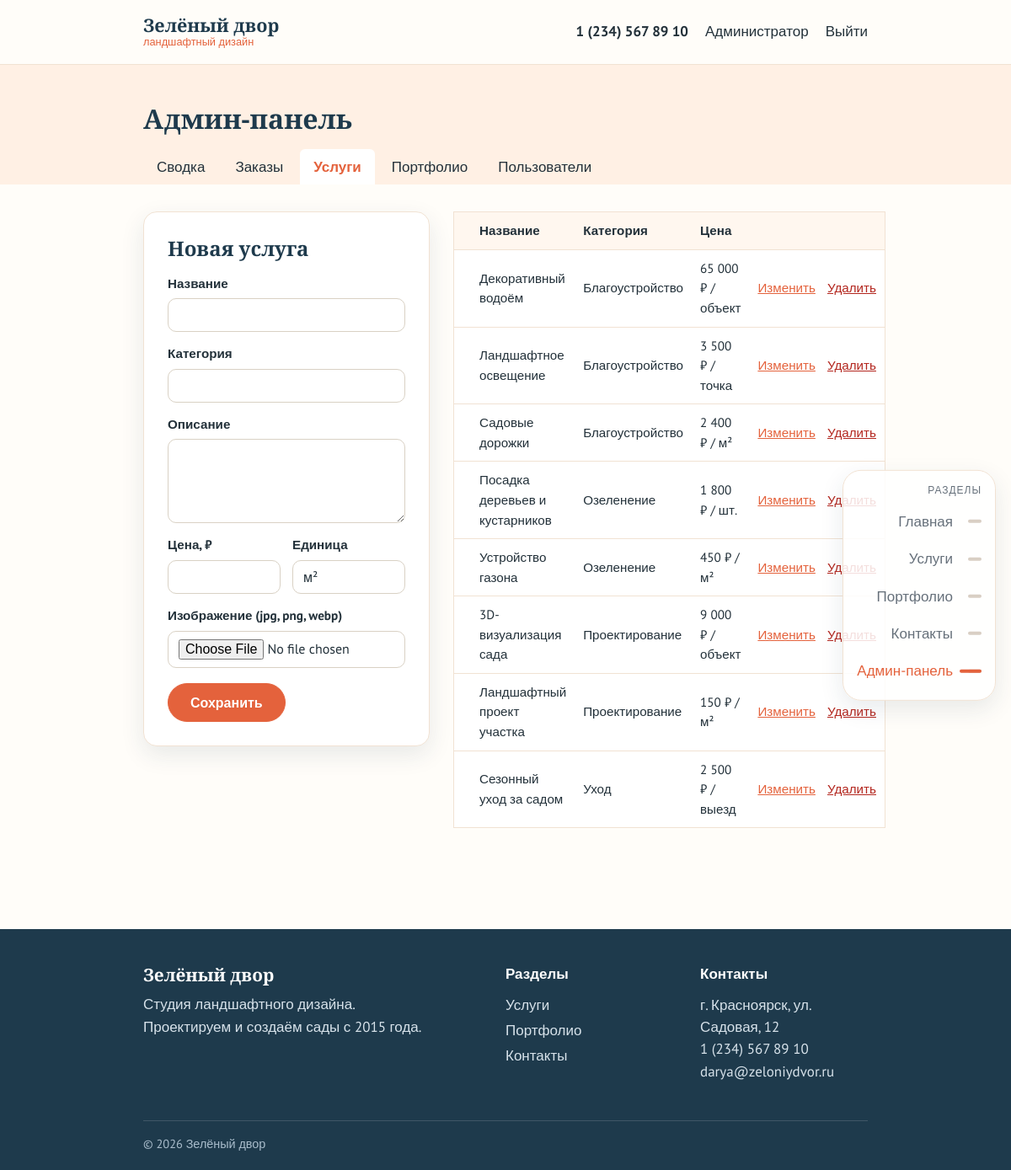
Screenshot of /admin/services.php (signed in) with the database file from the repository.
### tables this page shows
CREATE TABLE services (
    id          INT AUTO_INCREMENT PRIMARY KEY,
    title       VARCHAR(150) NOT NULL,
    category    VARCHAR(50)  NOT NULL,
    description TEXT NOT NULL,
    price       DECIMAL(10, 2) NOT NULL,
    unit        VARCHAR(20)  NOT NULL DEFAULT 'м²',
    image       VARCHAR(255) NOT NULL DEFAULT ''
);

### includes/functions.php (called while the page is built, shortened)
<?php
function db(): PDO
{
    static $pdo = null;
    if ($pdo === null) {
        $pdo = new PDO(
            'mysql:host=' . DB_HOST . ';dbname=' . DB_NAME . ';charset=utf8mb4',
            DB_USER,
            DB_PASS,
            [
                PDO::ATTR_ERRMODE            => PDO::ERRMODE_EXCEPTION,
                PDO::ATTR_DEFAULT_FETCH_MODE => PDO::FETCH_ASSOC,
            ]
        );
    }
    return $pdo;
}
function e($text): string
{
    return htmlspecialchars((string)$text, ENT_QUOTES, 'UTF-8');
}
function money($value): string
{
    return number_format((float)$value, 0, ',', ' ') . ' ₽';
}

### admin/services.php (the view, shortened to what this page needs)
<?php
require_once '../includes/functions.php';
$edit = ['id' => 0, 'title' => '', 'category' => '', 'description' => '', 'price' => '', 'unit' => 'м²', 'image' => ''];
$services   = db()->query('SELECT * FROM services ORDER BY category, title')->fetchAll();
require '../includes/header.php';
require 'nav.php';
?>
<section class="section container admin-layout">
    <form class="form" method="post" enctype="multipart/form-data">
        <h2><?= $edit['id'] ? 'Редактирование услуги' : 'Новая услуга' ?></h2>
        <label>Название <input type="text" name="title" required value="<?= e($edit['title']) ?>"></label>
        <label>Категория
            <input type="text" name="category" required list="categories" value="<?= e($edit['category']) ?>">
        </label>
        <label>Описание <textarea name="description" rows="4" required><?= e($edit['description']) ?></textarea></label>
        <div class="form__row">
            <label>Цена, ₽ <input type="number" name="price" min="0" step="1" required value="<?= e($edit['price']) ?>"></label>
            <label>Единица <input type="text" name="unit" required value="<?= e($edit['unit']) ?>"></label>
        </div>
        <label>Изображение (jpg, png, webp) <input type="file" name="image" accept=".jpg,.jpeg,.png,.webp"></label>
        <button class="btn" type="submit">Сохранить</button>
    </form>
    <table class="table">
        <tr><th></th><th>Название</th><th>Категория</th><th>Цена</th><th></th></tr>
        <?php foreach ($services as $service): ?>
            <tr>
                <td><img class="table__thumb" src="<?= image_url($service['image']) ?>" alt=""></td>
                <td><?= e($service['title']) ?></td>
                <td><?= e($service['category']) ?></td>
                <td><?= money($service['price']) ?> / <?= e($service['unit']) ?></td>
                <td class="table__actions">
                    <a href="?edit=<?= $service['id'] ?>">Изменить</a>
                    <form method="post" data-confirm="Удалить услугу и все её заказы?">
                        <button class="link-button link-button--danger">Удалить</button>
                    </form>
                </td>
            </tr>
        <?php endforeach; ?>
    </table>
</section>
<?php require '../includes/footer.php'; ?>

### assets/css/style.css (style rules this page uses)
:root { --green: #e4623c; --green-dark: #c24a26; --green-light: #fff0e4; --clay: #f0a830; --ink: #1e3a4c; --text: #23313a; --muted: #66707a; --line: #f1e2d3; --bg-light: #fff7ef; --danger: #b3261e; --shadow: 0 10px 28px rgba(30, 58, 76, .10); --font-title: 'PT Serif', Georgia, serif; --font-text: 'PT Sans', Arial, sans-serif; }
* { box-sizing: border-box; }
body { margin: 0; min-height: 100vh; display: flex; flex-direction: column; font: 17px/1.55 var(--font-text); color: var(--text); background: #fffdf9; }
h1, h2, h3 { font-family: var(--font-title); font-weight: 700; line-height: 1.25; margin: 0 0 .6em; color: var(--ink); }
h2 { font-size: 1.75rem; }
a { color: var(--green); }
.container { width: min(1140px, 100% - 32px); margin: 0 auto; }
.section { padding: 64px 0; }
.btn { display: inline-block; padding: 12px 26px; border: 1px solid var(--green); border-radius: 999px; background: var(--green); color: #fff; font: 700 1rem var(--font-text); text-decoration: none; cursor: pointer; }
.btn { transition: background .2s, border-color .2s, color .2s, transform .2s, box-shadow .2s; }
.link-button { background: none; border: 0; padding: 0; color: var(--green); font: inherit; cursor: pointer; text-decoration: underline; }
.link-button--danger { color: var(--danger); }
.form { background: #fff; border: 1px solid var(--line); border-radius: 16px; padding: 28px; align-self: start; box-shadow: var(--shadow); }
.form h1, .form h2 { font-size: 1.5rem; }
.form label { display: block; margin-bottom: 14px; font-weight: 700; font-size: .95rem; }
.form input, .form textarea, .form select { display: block; width: 100%; margin-top: 6px; padding: 9px 12px; border: 1px solid #d9d1c4; border-radius: 10px; font: 1rem var(--font-text); color: var(--text); background: #fff; }
.form__row { display: grid; grid-template-columns: 1fr 1fr; gap: 14px; }
.form .btn { margin: 4px 8px 0 0; }
.page-head--admin + .section { padding-top: 32px; }
.admin-layout { display: grid; grid-template-columns: 340px 1fr; gap: 28px; align-items: start; }
.table { width: 100%; border-collapse: collapse; font-size: .95rem; border: 1px solid var(--line); background: #fff; }
.table th { background: var(--bg-light); text-align: left; padding: 10px; border-bottom: 1px solid var(--line); }
.table td { padding: 10px; border-bottom: 1px solid var(--line); vertical-align: middle; }
.table__actions { white-space: nowrap; }
.table__actions form { display: inline; margin-left: 10px; }
@media (min-width: 901px) { .container { width: min(1140px, 100% - 340px); } }
@media (prefers-reduced-motion: no-preference) { .reveal { opacity: 0; transform: translateY(24px); transition: opacity .7s ease, transform .7s ease; } }
@media (prefers-reduced-motion: no-preference) { .reveal.visible { opacity: 1; transform: none; } }

### rows the page displays
services: title "Декоративный водоём", category "Благоустройство", price "65 000 ₽", unit "объект"
services: title "Ландшафтное освещение", category "Благоустройство", price "3 500 ₽", unit "точка"
services: title "Садовые дорожки", category "Благоустройство", price "2 400 ₽", unit "м²"
services: title "Посадка деревьев и кустарников", category "Озеленение", price "1 800 ₽", unit "шт."
services: title "Устройство газона", category "Озеленение", price "450 ₽", unit "м²"
services: title "3D-визуализация сада", category "Проектирование", price "9 000 ₽", unit "объект"
services: title "Ландшафтный проект участка", category "Проектирование", price "150 ₽", unit "м²"
services: title "Сезонный уход за садом", category "Уход", price "2 500 ₽", unit "выезд"

### other values shown
SITE_NAME "Зелёный двор"
$label "Главная"
$label "Услуги"
$label "Портфолио"
$label "Контакты"
$user['name'] "Администратор"
$label "Сводка"
$label "Заказы"
$label "Пользователи"
